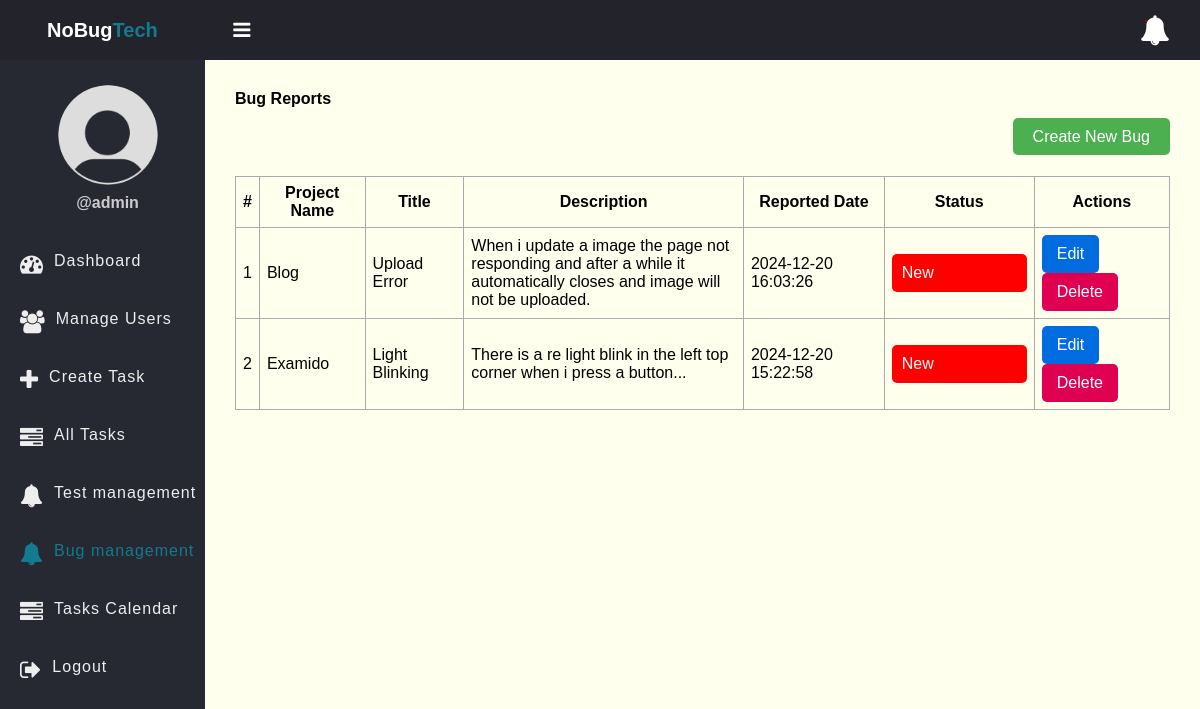
Screenshot of /bugs.php (signed in) with the database file from the repository.
### tables this page shows
CREATE TABLE `bug_reports` (
  `bug_id` int(11) NOT NULL,
  `tester_name` varchar(255) DEFAULT NULL,
  `ProjectID` int(11) NOT NULL,
  `bug_title` varchar(255) NOT NULL,
  `bug_description` text NOT NULL,
  `bug_url` varchar(255) DEFAULT NULL,
  `bug_status` enum('New','In Progress','Resolved','Closed') DEFAULT 'New',
  `reported_date` timestamp NOT NULL DEFAULT current_timestamp(),
  `remarks_by_tester` text DEFAULT NULL,
  `Priority` int(11) NOT NULL
);

CREATE TABLE `projects` (
  `ProjectID` int(11) NOT NULL,
  `ProjectName` varchar(2500) NOT NULL,
  `Status` int(11) NOT NULL
);

### app/Model/Bug.php (called while the page is built)
<?php
function get_all_bugs($conn)
{
    $query = "SELECT * FROM bug_reports
    INNER JOIN projects ON projects.ProjectID=bug_reports.ProjectID
    ORDER BY reported_date DESC";
    $stmt = $conn->prepare($query);
    $stmt->execute();
    $bugs = $stmt->fetchAll(PDO::FETCH_ASSOC);
    return $bugs ?: [];
}

### bugs.php (the view, shortened to what this page needs)
<?php
if (isset($_SESSION['role']) && isset($_SESSION['id'])) {
    include "DB_connection.php";
    include "app/Model/Bug.php";
    $bugs = get_all_bugs($conn);
?>
    <!DOCTYPE html>
    <html>
    <head>
        <link rel="stylesheet" href="https://stackpath.bootstrapcdn.com/font-awesome/4.7.0/css/font-awesome.min.css">
        <link rel="stylesheet" href="css/style.css?v=<?php echo time();?>">
    </head>
    <body>
        <?php include "inc/header.php" ?>
        <div class="body">
            <?php include "inc/nav.php" ?>
            <section class="section-1">
                <h4 class="title">Bug Reports</h4>
                <div class="create-bug-btn">
                    <a href="report_bug.php" class="create-btn">Create New Bug</a>
                </div>
                <?php if ($bugs != 0) { ?>
                    <table class="main-table">
                        <tr>
                            <th>#</th>
                            <th>Project Name</th>
                            <th>Title</th>
                            <th>Description</th>
                            <th>Reported Date</th>
                            <th>Status</th>
                            <th>Actions</th>
                        </tr>
                        <?php $i = 0;
                        foreach ($bugs as $bug) { ?>
                            <tr>
                                <td><?= ++$i ?></td>
                                <td><?= $bug['ProjectName'] ?></td>
                                <td><?= $bug['bug_title'] ?></td>
                                <td style='max-width:350px'><?= $bug['bug_description'] ?></td>
                                <td><?= $bug['reported_date'] ?></td>
                                <td style='max-width:250px;min-width:150px;'><div class='StatusInc <?=str_replace(" ","_",$bug['bug_status'])?>'><?= $bug['bug_status'] ?></div></td>
                                <td style='max-width:160px'>
                                    <a href="edit_bug.php?id=<?= $bug['bug_id'] ?>" class="edit-btn">Edit</a>
                                    <a href="delete_bug.php?id=<?= $bug['bug_id'] ?>" class="delete-btn">Delete</a>
                                </td>
                            </tr>
                        <?php } ?>
                    </table>
                <?php } else { ?>
                    <h3>No bugs reported yet</h3>
                <?php } ?>
            </section>
        </div>
    </body>
    </html>
<?php } else {
    $em = "First login";
    header("Location: login.php?error=$em");
    exit();
} ?>

### css/style.css (style rules this page uses)
* { padding: 0; margin: 0; box-sizing: border-box; font-family: arial, sans-serif; }
.body { display: flex; }
.section-1 { padding: 30px; }
.section-1 .title { margin-bottom: 10px; display: flex; align-items: center; justify-content: start; gap: 20px; }
.section-1 { width: 100%; background: #ffe; }
.main-table, .main-table tr, .main-table th, .main-table td { border: 1px solid #aaa; border-collapse: collapse; padding: 7px; }
.main-table { width: 100%; margin-top: 30px; }
.delete-btn { text-decoration: none; display: inline-block; padding-left: 10px; border: none; background: #E00051; padding: 10px 15px; color: #fff; font-size: 16px; border-radius: 5px; cursor: pointer; outline: none; transition: background 1s; }
.edit-btn { text-decoration: none; display: inline-block; padding-left: 10px; border: none; background: #006CE0; padding: 10px 15px; color: #fff; font-size: 16px; border-radius: 5px; cursor: pointer; outline: none; transition: background 1s; }
.StatusInc { padding:10px; border-radius:5px; font-weight: 500; }
.StatusInc.New { background-color: red; color:white; }

### bugs.php (style rules this page uses)
.create-bug-btn { margin: 20px 0; text-align: right; }
.create-btn { background-color: #4CAF50; color: white; padding: 10px 20px; text-decoration: none; border-radius: 5px; }

### rows the page displays
bug_reports: ProjectID.ProjectName "Blog", bug_title "Upload Error", bug_description "When i update a image the page not responding and after a while it automatically closes and image will not be uploaded.", reported_date "2024-12-20 16:03:26", bug_status "New"
bug_reports: ProjectID.ProjectName "Examido", bug_title "Light Blinking", bug_description "There is a re light blink in the left top corner when i press a button...", reported_date "2024-12-20 15:22:58", bug_status "New"

### other values shown
$_SESSION['username'] "admin"
